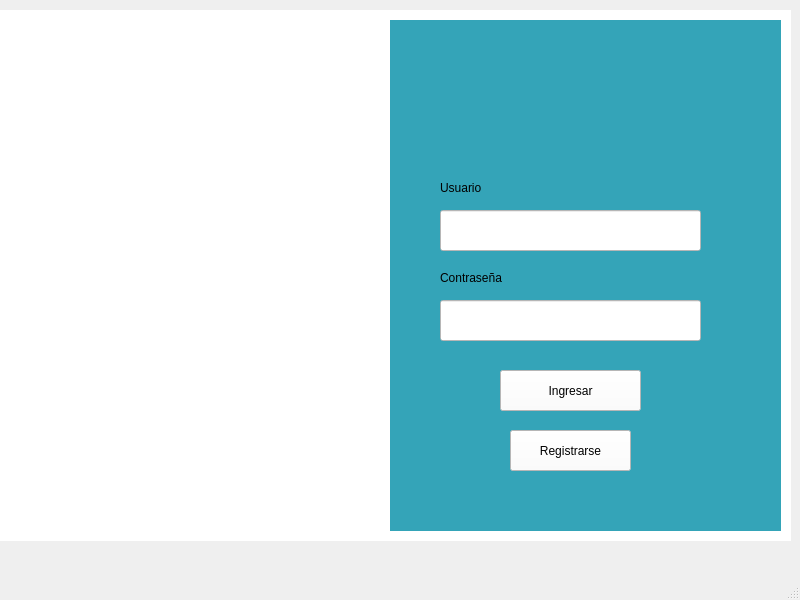
<?xml version="1.0" encoding="UTF-8"?>
<ui version="4.0">
 <class>MainWindow</class>
 <widget class="QMainWindow" name="MainWindow">
  <property name="geometry">
   <rect>
    <x>0</x>
    <y>0</y>
    <width>800</width>
    <height>600</height>
   </rect>
  </property>
  <property name="maximumSize">
   <size>
    <width>800</width>
    <height>600</height>
   </size>
  </property>
  <property name="windowTitle">
   <string>MainWindow</string>
  </property>
  <widget class="QWidget" name="centralwidget">
   <widget class="QLabel" name="label">
    <property name="geometry">
     <rect>
      <x>0</x>
      <y>10</y>
      <width>791</width>
      <height>531</height>
     </rect>
    </property>
    <property name="styleSheet">
     <string notr="true">background-color: rgb(255, 255, 255);</string>
    </property>
    <property name="text">
     <string/>
    </property>
   </widget>
   <widget class="QLabel" name="label_2">
    <property name="geometry">
     <rect>
      <x>10</x>
      <y>20</y>
      <width>381</width>
      <height>511</height>
     </rect>
    </property>
    <property name="styleSheet">
     <string notr="true"/>
    </property>
    <property name="text">
     <string/>
    </property>
    <property name="pixmap">
     <pixmap>../../../../Downloads/backgroundLogin.JPG</pixmap>
    </property>
    <property name="scaledContents">
     <bool>true</bool>
    </property>
   </widget>
   <widget class="QLabel" name="label_3">
    <property name="geometry">
     <rect>
      <x>390</x>
      <y>20</y>
      <width>391</width>
      <height>511</height>
     </rect>
    </property>
    <property name="styleSheet">
     <string notr="true">background-color: rgb(52, 164, 184);</string>
    </property>
    <property name="text">
     <string/>
    </property>
   </widget>
   <widget class="QLabel" name="label_4">
    <property name="geometry">
     <rect>
      <x>30</x>
      <y>230</y>
      <width>331</width>
      <height>71</height>
     </rect>
    </property>
    <property name="styleSheet">
     <string notr="true">color: rgb(255, 255, 255);
font: 700 40pt &quot;Segoe UI&quot;;</string>
    </property>
    <property name="text">
     <string>&lt;html&gt;&lt;head/&gt;&lt;body&gt;&lt;p&gt;BIENVENIDO&lt;/p&gt;&lt;/body&gt;&lt;/html&gt;</string>
    </property>
   </widget>
   <widget class="QLabel" name="label_5">
    <property name="geometry">
     <rect>
      <x>430</x>
      <y>30</y>
      <width>271</width>
      <height>111</height>
     </rect>
    </property>
    <property name="text">
     <string/>
    </property>
    <property name="pixmap">
     <pixmap>../../../../Downloads/titulo.jpg</pixmap>
    </property>
    <property name="scaledContents">
     <bool>true</bool>
    </property>
   </widget>
   <widget class="QLabel" name="label_6">
    <property name="geometry">
     <rect>
      <x>440</x>
      <y>180</y>
      <width>81</width>
      <height>16</height>
     </rect>
    </property>
    <property name="styleSheet">
     <string notr="true">color: rgb(0, 0, 0);
font: 14pt &quot;Segoe UI&quot;;</string>
    </property>
    <property name="text">
     <string>Usuario</string>
    </property>
   </widget>
   <widget class="QLabel" name="label_7">
    <property name="geometry">
     <rect>
      <x>440</x>
      <y>270</y>
      <width>111</width>
      <height>16</height>
     </rect>
    </property>
    <property name="styleSheet">
     <string notr="true">color: rgb(0, 0, 0);
font: 14pt &quot;Segoe UI&quot;;</string>
    </property>
    <property name="text">
     <string>Contraseña</string>
    </property>
   </widget>
   <widget class="QLineEdit" name="lineEdit">
    <property name="geometry">
     <rect>
      <x>440</x>
      <y>210</y>
      <width>261</width>
      <height>41</height>
     </rect>
    </property>
    <property name="styleSheet">
     <string notr="true">background-color: rgb(255, 255, 255);</string>
    </property>
   </widget>
   <widget class="QLineEdit" name="lineEdit_2">
    <property name="geometry">
     <rect>
      <x>440</x>
      <y>300</y>
      <width>261</width>
      <height>41</height>
     </rect>
    </property>
    <property name="styleSheet">
     <string notr="true">background-color: rgb(255, 255, 255);</string>
    </property>
   </widget>
   <widget class="QPushButton" name="pushButton">
    <property name="geometry">
     <rect>
      <x>500</x>
      <y>370</y>
      <width>141</width>
      <height>41</height>
     </rect>
    </property>
    <property name="styleSheet">
     <string notr="true">background-color: rgb(255, 255, 255);
color: rgb(0, 0, 0);
font: 700 16pt &quot;Segoe UI&quot;;</string>
    </property>
    <property name="text">
     <string>Ingresar</string>
    </property>
   </widget>
   <widget class="QPushButton" name="pushButton_2">
    <property name="geometry">
     <rect>
      <x>510</x>
      <y>430</y>
      <width>121</width>
      <height>41</height>
     </rect>
    </property>
    <property name="styleSheet">
     <string notr="true">background-color: rgb(255, 255, 255);
color: rgb(0, 0, 0);
font: 700 14pt &quot;Segoe UI&quot;;</string>
    </property>
    <property name="text">
     <string>Registrarse</string>
    </property>
   </widget>
  </widget>
  <widget class="QMenuBar" name="menubar">
   <property name="geometry">
    <rect>
     <x>0</x>
     <y>0</y>
     <width>800</width>
     <height>33</height>
    </rect>
   </property>
  </widget>
  <widget class="QStatusBar" name="statusbar"/>
 </widget>
 <resources/>
 <connections/>
</ui>
